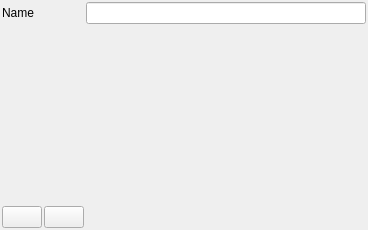
<?xml version="1.0" encoding="UTF-8"?>
<ui version="4.0">
 <class>FixtureControlWidget</class>
 <widget class="QWidget" name="FixtureControlWidget">
  <property name="geometry">
   <rect>
    <x>0</x>
    <y>0</y>
    <width>368</width>
    <height>230</height>
   </rect>
  </property>
  <property name="windowTitle">
   <string>Form</string>
  </property>
  <layout class="QGridLayout" name="gridLayout">
   <property name="leftMargin">
    <number>2</number>
   </property>
   <property name="topMargin">
    <number>2</number>
   </property>
   <property name="rightMargin">
    <number>2</number>
   </property>
   <property name="bottomMargin">
    <number>2</number>
   </property>
   <property name="spacing">
    <number>2</number>
   </property>
   <item row="3" column="1">
    <widget class="QPushButton" name="savePushButton">
     <property name="text">
      <string/>
     </property>
     <property name="icon">
      <iconset resource="../../../resources/main.qrc">
       <normaloff>:/new/prefix1/install.png</normaloff>:/new/prefix1/install.png</iconset>
     </property>
     <property name="iconSize">
      <size>
       <width>24</width>
       <height>24</height>
      </size>
     </property>
    </widget>
   </item>
   <item row="3" column="2">
    <spacer name="horizontalSpacer">
     <property name="orientation">
      <enum>Qt::Horizontal</enum>
     </property>
     <property name="sizeHint" stdset="0">
      <size>
       <width>315</width>
       <height>20</height>
      </size>
     </property>
    </spacer>
   </item>
   <item row="3" column="0">
    <widget class="QPushButton" name="loadPushButton">
     <property name="text">
      <string/>
     </property>
     <property name="icon">
      <iconset resource="../../../resources/main.qrc">
       <normaloff>:/new/prefix1/remove.png</normaloff>:/new/prefix1/remove.png</iconset>
     </property>
     <property name="iconSize">
      <size>
       <width>24</width>
       <height>24</height>
      </size>
     </property>
    </widget>
   </item>
   <item row="2" column="0" colspan="3">
    <widget class="Affine3dControlWidget" name="locationWidget" native="true"/>
   </item>
   <item row="1" column="0" colspan="2">
    <widget class="QLabel" name="label">
     <property name="text">
      <string>Name</string>
     </property>
    </widget>
   </item>
   <item row="1" column="2">
    <widget class="QLineEdit" name="nameEdit"/>
   </item>
  </layout>
 </widget>
 <customwidgets>
  <customwidget>
   <class>Affine3dControlWidget</class>
   <extends>QWidget</extends>
   <header>corestructs/cameraModel/affine3dControlWidget.h</header>
   <container>1</container>
  </customwidget>
 </customwidgets>
 <resources>
  <include location="../../../resources/main.qrc"/>
 </resources>
 <connections/>
</ui>
